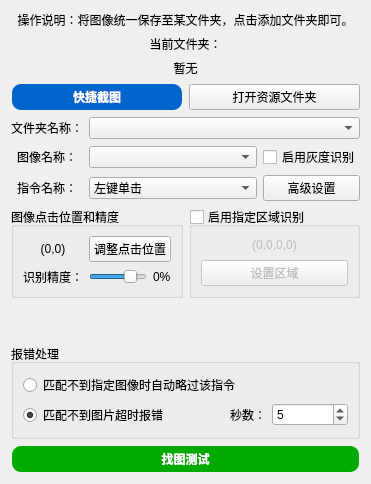
       <widget class="QWidget" name="tab">
        <attribute name="title">
         <string>图像点击</string>
        </attribute>
        <layout class="QVBoxLayout" name="verticalLayout_12">
         <item>
          <widget class="QLabel" name="label">
           <property name="text">
            <string>操作说明：将图像统一保存至某文件夹，点击添加文件夹即可。</string>
           </property>
           <property name="alignment">
            <set>Qt::AlignmentFlag::AlignCenter</set>
           </property>
           <property name="wordWrap">
            <bool>false</bool>
           </property>
          </widget>
         </item>
         <item>
          <layout class="QVBoxLayout" name="verticalLayout_2">
           <item>
            <layout class="QVBoxLayout" name="verticalLayout">
             <item>
              <widget class="QLabel" name="label_2">
               <property name="text">
                <string>当前文件夹：</string>
               </property>
               <property name="alignment">
                <set>Qt::AlignmentFlag::AlignCenter</set>
               </property>
              </widget>
             </item>
             <item>
              <widget class="QLabel" name="label_3">
               <property name="text">
                <string>暂无</string>
               </property>
               <property name="alignment">
                <set>Qt::AlignmentFlag::AlignCenter</set>
               </property>
               <property name="wordWrap">
                <bool>false</bool>
               </property>
              </widget>
             </item>
            </layout>
           </item>
          </layout>
         </item>
         <item>
          <layout class="QHBoxLayout" name="horizontalLayout_4">
           <item>
            <widget class="QPushButton" name="pushButton">
             <property name="font">
              <font>
               <family>Microsoft YaHei</family>
               <bold>true</bold>
              </font>
             </property>
             <property name="styleSheet">
              <string notr="true">QPushButton {
    background-color: #0066CC; /* 蓝色 */
    color: white;
    border-radius: 10px; /* 设置圆角半径 */
    font-family: 'Microsoft YaHei'; /* 设置字体为微软雅黑 */
    padding: 3px 5px; /* 设置内边距，使按钮看起来更美观 */
    border: 2px solid transparent; /* 设置边框为透明 */
}

QPushButton:hover {
    background-color: #0056B3; /* 鼠标悬停时的较深蓝色，通过调整#0066CC的明度得到 */
}

QPushButton:pressed {
    background-color: #004C99; /* 按钮按下时的更深蓝色，通过调整#0066CC的明度得到 */
}
</string>
             </property>
             <property name="text">
              <string>快捷截图</string>
             </property>
            </widget>
           </item>
           <item>
            <widget class="QPushButton" name="pushButton_7">
             <property name="font">
              <font>
               <family>SimSun</family>
               <bold>false</bold>
              </font>
             </property>
             <property name="text">
              <string>打开资源文件夹</string>
             </property>
            </widget>
           </item>
          </layout>
         </item>
         <item>
          <layout class="QGridLayout" name="gridLayout">
           <item row="1" column="0">
            <widget class="QLabel" name="label_4">
             <property name="text">
              <string>图像名称：</string>
             </property>
             <property name="alignment">
              <set>Qt::AlignmentFlag::AlignCenter</set>
             </property>
            </widget>
           </item>
           <item row="1" column="4">
            <widget class="QCheckBox" name="checkBox">
             <property name="enabled">
              <bool>true</bool>
             </property>
             <property name="text">
              <string>启用灰度识别</string>
             </property>
             <property name="checked">
              <bool>false</bool>
             </property>
            </widget>
           </item>
           <item row="0" column="0">
            <widget class="QLabel" name="label_36">
             <property name="text">
              <string>文件夹名称：</string>
             </property>
             <property name="alignment">
              <set>Qt::AlignmentFlag::AlignCenter</set>
             </property>
            </widget>
           </item>
           <item row="2" column="0">
            <widget class="QLabel" name="label_5">
             <property name="text">
              <string>指令名称：</string>
             </property>
             <property name="alignment">
              <set>Qt::AlignmentFlag::AlignCenter</set>
             </property>
            </widget>
           </item>
           <item row="0" column="1" colspan="4">
            <widget class="QComboBox" name="comboBox_8">
             <property name="layoutDirection">
              <enum>Qt::LayoutDirection::LeftToRight</enum>
             </property>
             <property name="currentText">
              <string />
             </property>
             <property name="insertPolicy">
              <enum>QComboBox::InsertPolicy::NoInsert</enum>
             </property>
             <property name="sizeAdjustPolicy">
              <enum>QComboBox::SizeAdjustPolicy::AdjustToContents</enum>
             </property>
            </widget>
           </item>
           <item row="1" column="1" colspan="3">
            <widget class="QComboBox" name="comboBox" />
           </item>
           <item row="2" column="4">
            <widget class="QPushButton" name="pushButton_11">
             <property name="styleSheet">
              <string notr="true" />
             </property>
             <property name="text">
              <string>高级设置</string>
             </property>
            </widget>
           </item>
           <item row="2" column="1" colspan="3">
            <widget class="QComboBox" name="comboBox_2">
             <property name="currentIndex">
              <number>0</number>
             </property>
             <item>
              <property name="text">
               <string>左键单击</string>
              </property>
             </item>
             <item>
              <property name="text">
               <string>左键双击</string>
              </property>
             </item>
             <item>
              <property name="text">
               <string>右键单击</string>
              </property>
             </item>
             <item>
              <property name="text">
               <string>右键双击</string>
              </property>
             </item>
             <item>
              <property name="text">
               <string>仅移动鼠标</string>
              </property>
             </item>
            </widget>
           </item>
          </layout>
         </item>
         <item>
          <layout class="QHBoxLayout" name="horizontalLayout_34" stretch="1,1">
           <item>
            <widget class="QGroupBox" name="groupBox_77">
             <property name="title">
              <string>图像点击位置和精度</string>
             </property>
             <layout class="QGridLayout" name="gridLayout_73">
              <item row="0" column="0">
               <widget class="QLabel" name="label_176">
                <property name="text">
                 <string>(0,0)</string>
                </property>
                <property name="alignment">
                 <set>Qt::AlignmentFlag::AlignCenter</set>
                </property>
               </widget>
              </item>
              <item row="0" column="1">
               <widget class="QPushButton" name="pushButton_76">
                <property name="text">
                 <string>调整点击位置</string>
                </property>
               </widget>
              </item>
              <item row="1" column="0">
               <widget class="QLabel" name="label_177">
                <property name="text">
                 <string>识别精度：</string>
                </property>
               </widget>
              </item>
              <item row="1" column="1">
               <layout class="QHBoxLayout" name="horizontalLayout_32">
                <item>
                 <widget class="QSlider" name="horizontalSlider_4">
                  <property name="maximum">
                   <number>100</number>
                  </property>
                  <property name="value">
                   <number>80</number>
                  </property>
                  <property name="orientation">
                   <enum>Qt::Orientation::Horizontal</enum>
                  </property>
                 </widget>
                </item>
                <item>
                 <widget class="QLabel" name="label_178">
                  <property name="text">
                   <string>0%</string>
                  </property>
                 </widget>
                </item>
               </layout>
              </item>
             </layout>
            </widget>
           </item>
           <item>
            <widget class="QGroupBox" name="groupBox_57">
             <property name="enabled">
              <bool>true</bool>
             </property>
             <property name="title">
              <string>启用指定区域识别</string>
             </property>
             <property name="checkable">
              <bool>true</bool>
             </property>
             <property name="checked">
              <bool>false</bool>
             </property>
             <layout class="QVBoxLayout" name="verticalLayout_79">
              <item>
               <widget class="QLabel" name="label_155">
                <property name="text">
                 <string>(0,0,0,0)</string>
                </property>
                <property name="alignment">
                 <set>Qt::AlignmentFlag::AlignCenter</set>
                </property>
               </widget>
              </item>
              <item>
               <widget class="QPushButton" name="pushButton_50">
                <property name="text">
                 <string>设置区域</string>
                </property>
               </widget>
              </item>
             </layout>
            </widget>
           </item>
          </layout>
         </item>
         <item>
          <spacer name="verticalSpacer_2">
           <property name="orientation">
            <enum>Qt::Orientation::Vertical</enum>
           </property>
           <property name="sizeHint" stdset="0">
            <size>
             <width>20</width>
             <height>40</height>
            </size>
           </property>
          </spacer>
         </item>
         <item>
          <widget class="QGroupBox" name="groupBox_3">
           <property name="title">
            <string>报错处理</string>
           </property>
           <layout class="QGridLayout" name="gridLayout_13">
            <item row="0" column="0" colspan="2">
             <widget class="QRadioButton" name="radioButton_2">
              <property name="layoutDirection">
               <enum>Qt::LayoutDirection::LeftToRight</enum>
              </property>
              <property name="text">
               <string>匹配不到指定图像时自动略过该指令</string>
              </property>
             </widget>
            </item>
            <item row="1" column="0">
             <widget class="QRadioButton" name="radioButton_4">
              <property name="text">
               <string>匹配不到图片超时报错</string>
              </property>
              <property name="checked">
               <bool>true</bool>
              </property>
             </widget>
            </item>
            <item row="1" column="1">
             <layout class="QHBoxLayout" name="horizontalLayout_15">
              <item>
               <widget class="QLabel" name="label_42">
                <property name="text">
                 <string>秒数：</string>
                </property>
                <property name="alignment">
                 <set>Qt::AlignmentFlag::AlignRight|Qt::AlignmentFlag::AlignTrailing|Qt::AlignmentFlag::AlignVCenter</set>
                </property>
               </widget>
              </item>
              <item>
               <widget class="QSpinBox" name="spinBox_4">
                <property name="maximum">
                 <number>9999</number>
                </property>
                <property name="value">
                 <number>5</number>
                </property>
               </widget>
              </item>
             </layout>
            </item>
           </layout>
          </widget>
         </item>
         <item>
          <widget class="QPushButton" name="pushButton_6">
           <property name="palette">
            <palette>
             <active>
              <colorrole role="WindowText">
               <brush brushstyle="SolidPattern">
                <color alpha="255">
                 <red>255</red>
                 <green>255</green>
                 <blue>255</blue>
                </color>
               </brush>
              </colorrole>
              <colorrole role="Button">
               <brush brushstyle="SolidPattern">
                <color alpha="255">
                 <red>0</red>
                 <green>170</green>
                 <blue>0</blue>
                </color>
               </brush>
              </colorrole>
              <colorrole role="Text">
               <brush brushstyle="SolidPattern">
                <color alpha="255">
                 <red>255</red>
                 <green>255</green>
                 <blue>255</blue>
                </color>
               </brush>
              </colorrole>
              <colorrole role="ButtonText">
               <brush brushstyle="SolidPattern">
                <color alpha="255">
                 <red>255</red>
                 <green>255</green>
                 <blue>255</blue>
                </color>
               </brush>
              </colorrole>
              <colorrole role="Base">
               <brush brushstyle="SolidPattern">
                <color alpha="255">
                 <red>0</red>
                 <green>170</green>
                 <blue>0</blue>
                </color>
               </brush>
              </colorrole>
              <colorrole role="Window">
               <brush brushstyle="SolidPattern">
                <color alpha="255">
                 <red>0</red>
                 <green>170</green>
                 <blue>0</blue>
                </color>
               </brush>
              </colorrole>
              <colorrole role="PlaceholderText">
               <brush brushstyle="NoBrush">
                <color alpha="128">
                 <red>255</red>
                 <green>255</green>
                 <blue>255</blue>
                </color>
               </brush>
              </colorrole>
             </active>
             <inactive>
              <colorrole role="WindowText">
               <brush brushstyle="SolidPattern">
                <color alpha="255">
                 <red>255</red>
                 <green>255</green>
                 <blue>255</blue>
                </color>
               </brush>
              </colorrole>
              <colorrole role="Button">
               <brush brushstyle="SolidPattern">
                <color alpha="255">
                 <red>0</red>
                 <green>170</green>
                 <blue>0</blue>
                </color>
               </brush>
              </colorrole>
              <colorrole role="Text">
               <brush brushstyle="SolidPattern">
                <color alpha="255">
                 <red>255</red>
                 <green>255</green>
                 <blue>255</blue>
                </color>
               </brush>
              </colorrole>
              <colorrole role="ButtonText">
               <brush brushstyle="SolidPattern">
                <color alpha="255">
                 <red>255</red>
                 <green>255</green>
                 <blue>255</blue>
                </color>
               </brush>
              </colorrole>
              <colorrole role="Base">
               <brush brushstyle="SolidPattern">
                <color alpha="255">
                 <red>0</red>
                 <green>170</green>
                 <blue>0</blue>
                </color>
               </brush>
              </colorrole>
              <colorrole role="Window">
               <brush brushstyle="SolidPattern">
                <color alpha="255">
                 <red>0</red>
                 <green>170</green>
                 <blue>0</blue>
                </color>
               </brush>
              </colorrole>
              <colorrole role="PlaceholderText">
               <brush brushstyle="NoBrush">
                <color alpha="128">
                 <red>255</red>
                 <green>255</green>
                 <blue>255</blue>
                </color>
               </brush>
              </colorrole>
             </inactive>
             <disabled>
              <colorrole role="WindowText">
               <brush brushstyle="SolidPattern">
                <color alpha="255">
                 <red>255</red>
                 <green>255</green>
                 <blue>255</blue>
                </color>
               </brush>
              </colorrole>
              <colorrole role="Button">
               <brush brushstyle="SolidPattern">
                <color alpha="255">
                 <red>0</red>
                 <green>170</green>
                 <blue>0</blue>
                </color>
               </brush>
              </colorrole>
              <colorrole role="Text">
               <brush brushstyle="SolidPattern">
                <color alpha="255">
                 <red>255</red>
                 <green>255</green>
                 <blue>255</blue>
                </color>
               </brush>
              </colorrole>
              <colorrole role="ButtonText">
               <brush brushstyle="SolidPattern">
                <color alpha="92">
                 <red>0</red>
                 <green>0</green>
                 <blue>0</blue>
                </color>
               </brush>
              </colorrole>
              <colorrole role="Base">
               <brush brushstyle="SolidPattern">
                <color alpha="255">
                 <red>0</red>
                 <green>170</green>
                 <blue>0</blue>
                </color>
               </brush>
              </colorrole>
              <colorrole role="Window">
               <brush brushstyle="SolidPattern">
                <color alpha="255">
                 <red>0</red>
                 <green>170</green>
                 <blue>0</blue>
                </color>
               </brush>
              </colorrole>
              <colorrole role="PlaceholderText">
               <brush brushstyle="NoBrush">
                <color alpha="128">
                 <red>255</red>
                 <green>255</green>
                 <blue>255</blue>
                </color>
               </brush>
              </colorrole>
             </disabled>
            </palette>
           </property>
           <property name="font">
            <font>
             <family>Microsoft YaHei</family>
             <bold>true</bold>
            </font>
           </property>
           <property name="styleSheet">
            <string notr="true">QPushButton {
    background-color: rgb(0, 170, 0);
    color: white;
    border-radius: 10px; /* 设置圆角半径 */
    font-family: 'Microsoft YaHei'; /* 设置字体为微软雅黑 */
    padding: 3px 5px; /* 设置内边距，使按钮看起来更美观 */
    border: 2px solid transparent; /* 设置边框为透明 */
}

QPushButton:hover {
    background-color: rgb(0, 150, 0); /* 设置鼠标悬停时的背景颜色 */
}

QPushButton:pressed {
    background-color: rgb(0, 100, 0); /* 设置按钮按下时的背景颜色 */
}
</string>
           </property>
           <property name="text">
            <string>找图测试</string>
           </property>
          </widget>
         </item>
        </layout>
       </widget>
